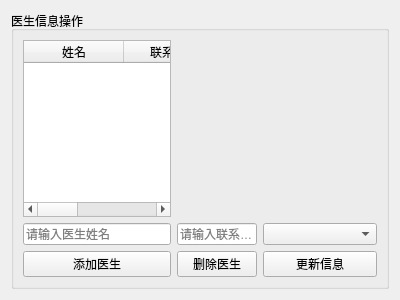
<?xml version="1.0" encoding="UTF-8"?>
<ui version="4.0">
 <class>DoctorView</class>
 <widget class="QWidget" name="DoctorView">
  <property name="geometry">
   <rect>
    <x>0</x>
    <y>0</y>
    <width>400</width>
    <height>300</height>
   </rect>
  </property>
  <property name="windowTitle">
   <string>医生管理</string>
  </property>
  <layout class="QVBoxLayout" name="verticalLayout">
   <item>
    <widget class="QGroupBox" name="groupBox">
     <property name="title">
      <string>医生信息操作</string>
     </property>
     <layout class="QGridLayout" name="gridLayout">
      <item row="0" column="0">
       <widget class="QTableWidget" name="doctorTableWidget">
        <property name="alternatingRowColors">
         <bool>true</bool>
        </property>
        <column>
         <property name="text">
          <string>姓名</string>
         </property>
        </column>
        <column>
         <property name="text">
          <string>联系方式</string>
         </property>
        </column>
        <column>
         <property name="text">
          <string>所属科室</string>
         </property>
        </column>
       </widget>
      </item>
      <item row="1" column="0">
       <widget class="QLineEdit" name="doctorNameEdit">
        <property name="placeholderText">
         <string>请输入医生姓名</string>
        </property>
       </widget>
      </item>
      <item row="1" column="1">
       <widget class="QLineEdit" name="doctorContactEdit">
        <property name="placeholderText">
         <string>请输入联系方式</string>
        </property>
       </widget>
      </item>
      <item row="1" column="2">
       <widget class="QComboBox" name="departmentComboBox">
        <property name="placeholderText">
         <string>请选择所属科室</string>
        </property>
       </widget>
      </item>
      <item row="2" column="0">
       <widget class="QPushButton" name="addDoctorButton">
        <property name="text">
         <string>添加医生</string>
        </property>
       </widget>
      </item>
      <item row="2" column="1">
       <widget class="QPushButton" name="deleteDoctorButton">
        <property name="text">
         <string>删除医生</string>
        </property>
       </widget>
      </item>
      <item row="2" column="2">
       <widget class="QPushButton" name="updateDoctorButton">
        <property name="text">
         <string>更新信息</string>
        </property>
       </widget>
      </item>
     </layout>
    </widget>
   </item>
  </layout>
 </widget>
 <resources/>
 <connections/>
</ui>
